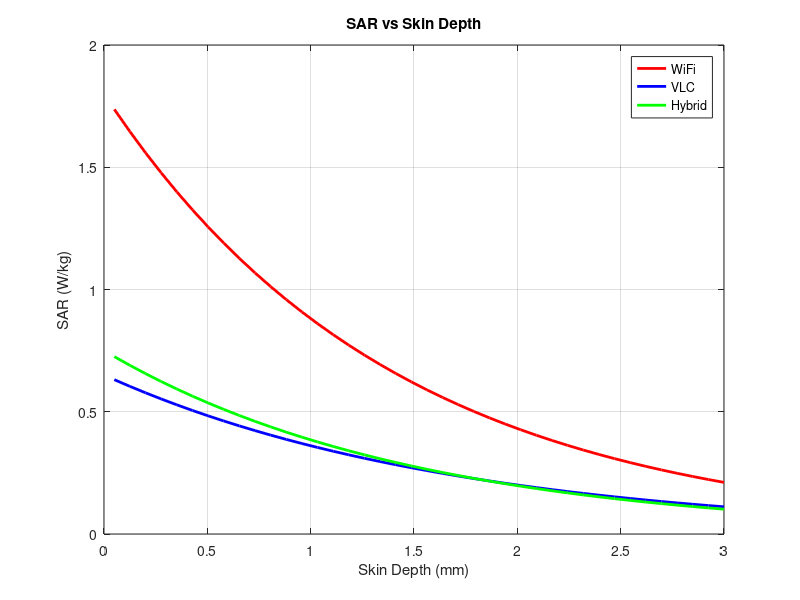

This figure's MATLAB source:
%% sar_simulation.m

depth = linspace(0.05,3,40);

wifiSAR = 1.8*exp(-depth/1.4);
vlcSAR = 0.65*exp(-depth/1.7);
hybridSAR = 0.75*exp(-depth/1.5);

figure

plot(depth,wifiSAR,'-r','LineWidth',2)
hold on
plot(depth,vlcSAR,'-b','LineWidth',2)
plot(depth,hybridSAR,'-g','LineWidth',2)

xlabel('Skin Depth (mm)')
ylabel('SAR (W/kg)')
title('SAR vs Skin Depth')

legend('WiFi','VLC','Hybrid')
grid on

saveas(gcf,'results/SAR.png')
